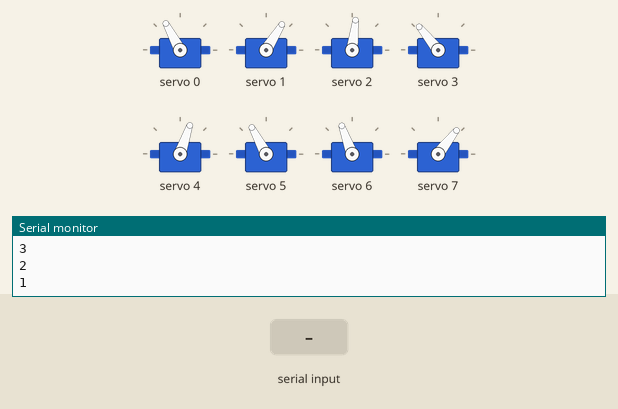
This sketch was run on a simulated ESP32. Shown: 8 × servo, the last lines printed to the serial monitor. Inputs (shaded band) come from the test bench.

Above: at 12.2 s.
12.3 s: "2" received over Serial
At 12.86 s:
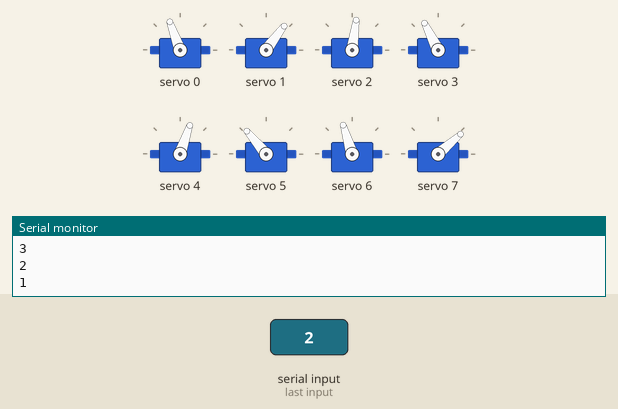
At 13.36 s:
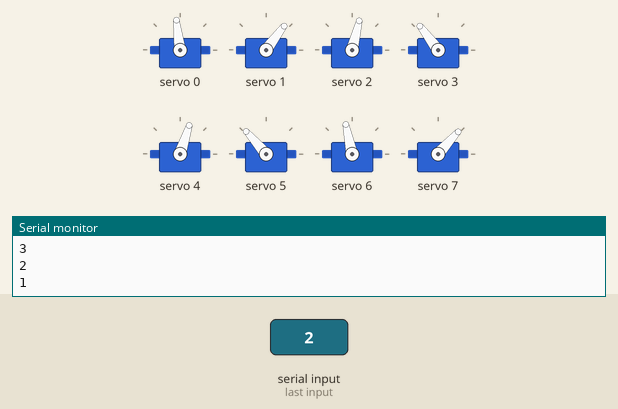
15.3 s: "1" received over Serial
18.3 s: "0" received over Serial
At 18.8 s:
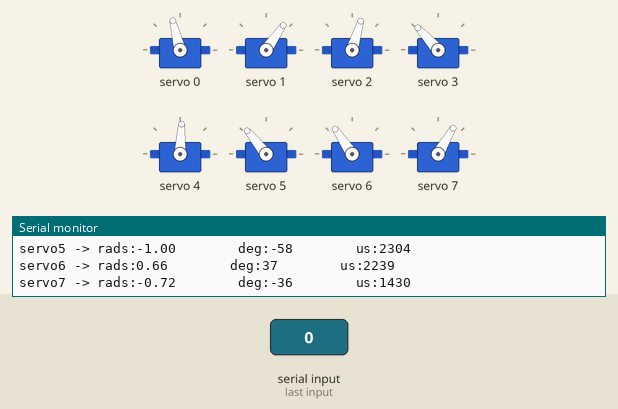
Timing chart, 0 to 21.3 s (numbered marks = the images above; inputs shaded):
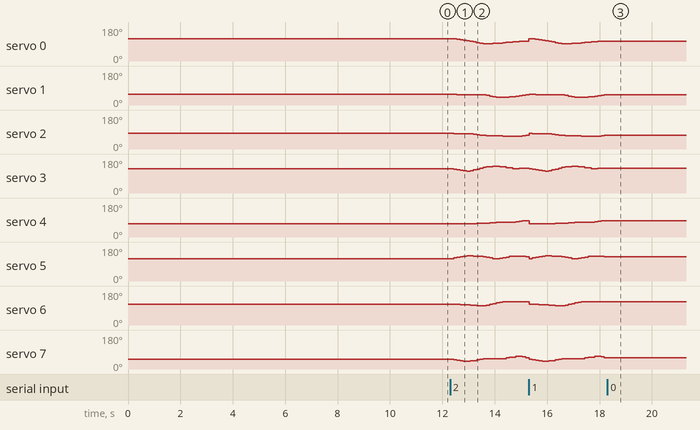

The sketch:

3D_SS_59.ino
```cpp
// HOW TO:
// ------------------------------
// Serial input = 2 -> Steps through gait sequence once and stops at the end.
// Serial input = 1 -> Steps through gait sequence in a loop.
// Serial input = 0 -> Stops infinite loop at the node where it is at that moment

//Gait template
#include <Wire.h>
#include <Adafruit_PWMServoDriver.h>

Adafruit_PWMServoDriver pca9685 = Adafruit_PWMServoDriver();

#define SERVO_FREQ 300
#define SER0 0 //Hip 1
#define SER1 1 //Knee 1
#define SER2 2 //Hip 2
#define SER3 3 //Knee 2
#define SER4 4 //Hip 3
#define SER5 5 //Knee 3
#define SER6 6 //Hip 4
#define SER7 7 //Knee 4

// Insert servo angles here:
// For 3D gaits, these angles are obtained from linearisation.py
// For 2D gaits, these angles are obtained from 2D_trajectory_reader.py
float SS_servo0[] = {-0.5948556 , -0.59017429, -0.53317752, -0.47422899, -0.41302065, -0.34350571, -0.26351814, -0.18271588, -0.10120136, -0.02000773,  0.06134192,  0.07025642,  0.04030064,  0.01298495, -0.01411558, -0.04952016, -0.08760607, -0.12916544, -0.17023584, -0.20874081, -0.23398875, -0.24952935, -0.25418759, -0.25834998, -0.26025741, -0.27047895, -0.29373155, -0.32714669, -0.36594   , -0.40105077, -0.44141201, -0.46079913, -0.47618724, -0.49716277, -0.51710065, -0.53654606, -0.53720819, -0.53678876, -0.53476967, -0.53101884, -0.5334911 , -0.56666903};
float SS_servo1[] = {0.73282881, 0.76768186, 0.79039762, 0.81287268, 0.83245194, 0.84488707, 0.84561875, 0.84569562, 0.84422987, 0.84341385, 0.83149442, 0.89004647, 0.98406983, 1.05507364, 1.10020643, 1.13168182, 1.12086461, 1.0980405 , 1.06875421, 1.04876524, 1.00012055, 0.93849884, 0.86566974, 0.79157921, 0.72049683, 0.68658272, 0.70237779, 0.75398271, 0.81392627, 0.85690335, 0.91458872, 0.94004982, 0.95186703, 0.98061628, 1.00776944, 1.01849273, 0.94734712, 0.87099025, 0.79225813, 0.71153303, 0.65377651, 0.68831764};
float SS_servo2[] = {-0.29461463, -0.30125079, -0.30200184, -0.30218861, -0.3005299 , -0.31220445, -0.35573006, -0.40308801, -0.45350996, -0.50065868, -0.543745  , -0.56643693, -0.57869151, -0.58928113, -0.60080291, -0.61554326, -0.62865418, -0.63933155, -0.65391762, -0.65703319, -0.65887457, -0.63700443, -0.57179645, -0.50963594, -0.44606528, -0.36878573, -0.28848517, -0.20799998, -0.12734672, -0.04671084,  0.04395705,  0.03673737, -0.01143297, -0.05422606, -0.09557108, -0.13170328, -0.15541003, -0.1757955 , -0.19541823, -0.21405799, -0.23584202, -0.27713494};
float SS_servo3[] = {0.80956159, 0.75411438, 0.66752401, 0.58425066, 0.50523114, 0.47827119, 0.54854968, 0.64000252, 0.74364889, 0.85008276, 0.96379344, 1.03715907, 1.07295431, 1.08958118, 1.09065411, 1.07600623, 1.02818898, 0.95961488, 0.89392447, 0.82009352, 0.77846958, 0.82588299, 0.84107959, 0.85944722, 0.87643704, 0.8665893 , 0.80271847, 0.72287609, 0.64089648, 0.570631  , 0.54987858, 0.61501103, 0.70375544, 0.78775467, 0.87071377, 0.92151035, 0.89030681, 0.85060869, 0.80891291, 0.76528593, 0.74162087, 0.7991184 };
float SS_servo4[] = { 0.55216599,  0.5635771 ,  0.55969233,  0.55691694,  0.55437137,  0.54825101,  0.53486834,  0.52632545,  0.51870057,  0.51263748,  0.5010449 ,  0.47639337,  0.44592105,  0.41998453,  0.4032846 ,  0.39692319,  0.39574581,  0.38930887,  0.37349951,  0.34999539,  0.31008724,  0.26263544,  0.20931876,  0.1610486 ,  0.1107289 ,  0.0659152 ,  0.01982907, -0.0230109 , -0.07038351, -0.12290134, -0.13875892, -0.06453194,  0.01638525,  0.0973985 ,  0.17856131,  0.25567782,  0.31979508,  0.38679979,  0.45907037,  0.52436434,  0.54278888,  0.54355567};
float SS_servo5[] = {-0.75711073, -0.8379945 , -0.91038593, -0.98777252, -1.06107528, -1.10331855, -1.09987512, -1.08993838, -1.07205619, -1.04790775, -0.99540397, -0.91732706, -0.84355464, -0.7925081 , -0.77730975, -0.80607623, -0.87987344, -0.96359593, -1.039625  , -1.08719986, -1.09719068, -1.08531963, -1.04932171, -1.02973763, -0.99896128, -0.96023977, -0.88963346, -0.80819978, -0.72007392, -0.63171506, -0.59891195, -0.66311171, -0.70816982, -0.72533484, -0.77174028, -0.79887826, -0.78328588, -0.76563893, -0.75439317, -0.73990319, -0.74994221, -0.74659145};
float SS_servo6[] = {0.37528133, 0.37386736, 0.35948747, 0.34699176, 0.33079133, 0.30607286, 0.27908166, 0.25433518, 0.22410797, 0.19173021, 0.20023472, 0.27463289, 0.3554928 , 0.43611337, 0.51660201, 0.59674115, 0.65839737, 0.66269323, 0.64924296, 0.64693366, 0.64409737, 0.64321848, 0.64956187, 0.65689662, 0.66287959, 0.66062789, 0.64912785, 0.63497182, 0.62166016, 0.62136814, 0.61403509, 0.56660897, 0.5163211 , 0.46525444, 0.41433609, 0.3784055 , 0.38641269, 0.40004878, 0.40994762, 0.41578057, 0.41344396, 0.38681479};
float SS_servo7[] = {-0.83029254, -0.89500339, -0.95305814, -1.01826844, -1.07244647, -1.08263783, -1.04477833, -0.99281508, -0.91941119, -0.83034664, -0.77319212, -0.77230193, -0.77280455, -0.77265966, -0.77255347, -0.77149477, -0.75265266, -0.67557184, -0.60090098, -0.56730249, -0.47586907, -0.47781246, -0.55632218, -0.63916201, -0.71519272, -0.76216284, -0.77421792, -0.7685825 , -0.76580983, -0.79392518, -0.80565308, -0.73011909, -0.65062827, -0.56387045, -0.47567534, -0.42867093, -0.5113656 , -0.60893562, -0.70142431, -0.78836204, -0.85123157, -0.82693118};

int node=0;
int first=0;
int input=0;
int end_time=0;
int time_step=120000;
int steps = sizeof(SS_servo0)/sizeof(SS_servo0[0]);
int one_print = 0;

// -------------------Joint configurations-------------------
int servo0=0;
int servo0_deg=0;
int servo1=0;
int servo1_deg=0;
int servo2=0;
int servo2_deg=0;
int servo3=0;
int servo3_deg=0;
int servo4=0;
int servo4_deg=0;
int servo5=0;
int servo5_deg=0;
int servo6=0;
int servo6_deg=0;
int servo7=0;
int servo7_deg=0;

void setup() {
  Serial.begin(115200);
  pca9685.begin();

  pca9685.setOscillatorFrequency(27000000); //Value between 24MHz and 27MHz, tuned for this setup
  pca9685.setPWMFreq(SERVO_FREQ);
  delay (1000);

  servo0_deg=SS_servo0[0]/3.14159265*180;
  servo0=map(servo0_deg,-38,90,2200,1030);
  servo1_deg=SS_servo1[0]/3.14159265*180;
  servo1=map(servo1_deg,-90,90,2600,950);
  servo2_deg=SS_servo2[0]/3.14159265*180;
  servo2=map(servo2_deg,-38,90,1510,2730);
  servo3_deg=SS_servo3[0]/3.14159265*180;
  servo3=map(servo3_deg,-90,90,1100,2700);
  servo4_deg=SS_servo4[0]/3.14159265*180;
  servo4=map(servo4_deg,-90,38,2700,1500);
  servo5_deg=SS_servo5[0]/3.14159265*180;
  servo5=map(servo5_deg,-90,90,2600,930);
  servo6_deg=SS_servo6[0]/3.14159265*180;
  servo6=map(servo6_deg,-90,38,850,2250);
  servo7_deg=SS_servo7[0]/3.14159265*180;
  servo7=map(servo7_deg,-90,90,920,2620);

  pca9685.setPWM(SER0,0,servo0);
  pca9685.setPWM(SER1,0,servo1);
  pca9685.setPWM(SER2,0,servo2);
  pca9685.setPWM(SER3,0,servo3);
  pca9685.setPWM(SER4,0,servo4);
  pca9685.setPWM(SER5,0,servo5);
  pca9685.setPWM(SER6,0,servo6);
  pca9685.setPWM(SER7,0,servo7);

  Serial.print("Node:");
  Serial.println(node);
  Serial.print("servo0 -> rads:");
  Serial.print(SS_servo0[node]);
  Serial.print("        deg:");
  Serial.print(servo0_deg);
  Serial.print("        us:");
  Serial.println(servo0);
  Serial.print("servo1 -> rads:");
  Serial.print(SS_servo1[node]);
  Serial.print("        deg:");
  Serial.print(servo1_deg);
  Serial.print("        us:");
  Serial.println(servo1);
  Serial.print("servo2 -> rads:");
  Serial.print(SS_servo2[node]);
  Serial.print("        deg:");
  Serial.print(servo2_deg);
  Serial.print("        us:");
  Serial.println(servo2);
  Serial.print("servo3 -> rads:");
  Serial.print(SS_servo3[node]);
  Serial.print("        deg:");
  Serial.print(servo3_deg);
  Serial.print("        us:");
  Serial.println(servo3);
  Serial.print("servo4 -> rads:");
  Serial.print(SS_servo4[node]);
  Serial.print("        deg:");
  Serial.print(servo4_deg);
  Serial.print("        us:");
  Serial.println(servo4);
  Serial.print("servo5 -> rads:");
  Serial.print(SS_servo5[node]);
  Serial.print("        deg:");
  Serial.print(servo5_deg);
  Serial.print("        us:");
  Serial.println(servo5);
  Serial.print("servo6 -> rads:");
  Serial.print(SS_servo6[node]);
  Serial.print("        deg:");
  Serial.print(servo6_deg);
  Serial.print("        us:");
  Serial.println(servo6);
  Serial.print("servo7 -> rads:");
  Serial.print(SS_servo7[node]);
  Serial.print("        deg:");
  Serial.print(servo7_deg);
  Serial.print("        us:");
  Serial.println(servo7);

  Serial.println("10");
  delay(1000);
  Serial.println("9");
  delay(1000);
  Serial.println("8");
  delay(1000);
  Serial.println("7");
  delay(1000);
  Serial.println("6");
  delay(1000);
  Serial.println("5");
  delay(1000);
  Serial.println("4");
  delay(1000);
  Serial.println("3");
  delay(1000);
  Serial.println("2");
  delay(1000);
  Serial.println("1");
  delay(1000);

}

void loop()
{
  if(Serial.available()>0)
  {
    first=Serial.read();
    if(first=='2')
    {
      input=2;
      node=0;
      one_print=1;
    }
    if(first=='1')
    {
      input=1;
      node=0;
      one_print=1;
    }
    if(first=='0')
    {
      input=0;
    }
  }
  if(input==1 or input==2)
  {
      if(esp_timer_get_time()>=end_time)
      {
        servo0_deg=SS_servo0[node]/3.14159265*180;
        servo0=map(servo0_deg,-38,90,2200,1030);
        servo1_deg=SS_servo1[node]/3.14159265*180;
        servo1=map(servo1_deg,-90,90,2600,950);
        servo2_deg=SS_servo2[node]/3.14159265*180;
        servo2=map(servo2_deg,-38,90,1510,2730);
        servo3_deg=SS_servo3[node]/3.14159265*180;
        servo3=map(servo3_deg,-90,90,1100,2700);
        servo4_deg=SS_servo4[node]/3.14159265*180;
        servo4=map(servo4_deg,-90,38,2700,1500);
        servo5_deg=SS_servo5[node]/3.14159265*180;
        servo5=map(servo5_deg,-90,90,2600,930);
        servo6_deg=SS_servo6[node]/3.14159265*180;
        servo6=map(servo6_deg,-90,38,850,2250);
        servo7_deg=SS_servo7[node]/3.14159265*180;
        servo7=map(servo7_deg,-90,90,920,2620);

        pca9685.setPWM(SER0,0,servo0);
        pca9685.setPWM(SER1,0,servo1);
        pca9685.setPWM(SER2,0,servo2);
        pca9685.setPWM(SER3,0,servo3);
        pca9685.setPWM(SER4,0,servo4);
        pca9685.setPWM(SER5,0,servo5);
        pca9685.setPWM(SER6,0,servo6);
        pca9685.setPWM(SER7,0,servo7);

        node+=1;
        if(node>=steps and input==1)
        {
          Serial.print("Input:");
          Serial.println(input);
          node=0;
        }
        if(node>=steps and input==2)
        {
          Serial.print("Input:");
          Serial.println(input);
          input=0;
        }
         end_time=esp_timer_get_time()+time_step;
      }
   }

  if(input == 0)
  {
        pca9685.setPWM(SER0,0,servo0);
        pca9685.setPWM(SER1,0,servo1);
        pca9685.setPWM(SER2,0,servo2);
        pca9685.setPWM(SER3,0,servo3);
        pca9685.setPWM(SER4,0,servo4);
        pca9685.setPWM(SER5,0,servo5);
        pca9685.setPWM(SER6,0,servo6);
        pca9685.setPWM(SER7,0,servo7);

        if(one_print==1)
        {
          Serial.print("Input:");
          Serial.println(input);
          Serial.print("Node:");
          Serial.println(node);
          Serial.print("servo0 -> rads:");
          Serial.print(SS_servo0[node]);
          Serial.print("        deg:");
          Serial.print(servo0_deg);
          Serial.print("        us:");
          Serial.println(servo0);
          Serial.print("servo1 -> rads:");
          Serial.print(SS_servo1[node]);
          Serial.print("        deg:");
          Serial.print(servo1_deg);
          Serial.print("        us:");
          Serial.println(servo1);
          Serial.print("servo2 -> rads:");
          Serial.print(SS_servo2[node]);
          Serial.print("        deg:");
          Serial.print(servo2_deg);
          Serial.print("        us:");
          Serial.println(servo2);
          Serial.print("servo3 -> rads:");
          Serial.print(SS_servo3[node]);
          Serial.print("        deg:");
          Serial.print(servo3_deg);
          Serial.print("        us:");
          Serial.println(servo3);
          Serial.print("servo4 -> rads:");
          Serial.print(SS_servo4[node]);
          Serial.print("        deg:");
          Serial.print(servo4_deg);
          Serial.print("        us:");
          Serial.println(servo4);
          Serial.print("servo5 -> rads:");
          Serial.print(SS_servo5[node]);
          Serial.print("        deg:");
          Serial.print(servo5_deg);
          Serial.print("        us:");
          Serial.println(servo5);
          Serial.print("servo6 -> rads:");
          Serial.print(SS_servo6[node]);
          Serial.print("        deg:");
          Serial.print(servo6_deg);
          Serial.print("        us:");
          Serial.println(servo6);
          Serial.print("servo7 -> rads:");
          Serial.print(SS_servo7[node]);
          Serial.print("        deg:");
          Serial.print(servo7_deg);
          Serial.print("        us:");
          Serial.println(servo7);
          one_print=0;
        }

  }
}
```

Measured:
- after the input at 12.3 s, servo 0: 118° → 117° after 0.13 s, → 115° 0.13 s later, → 113° 0.13 s later, → 110° 0.13 s later, … (19 changes in this stretch); servo 1: 58° → 56° after 0.13 s, → 55° 0.13 s later, → 54° 0.13 s later, → 53° 0.13 s later, … (16 changes in this stretch)
- after the input at 18.3 s, servo 0: stops changing and stays 104°; servo 1: stops changing and stays 55°; servo 2: stops changing and stays 73°; servo 3: stops changing and stays 132°; servo 4: stops changing and stays 87°
